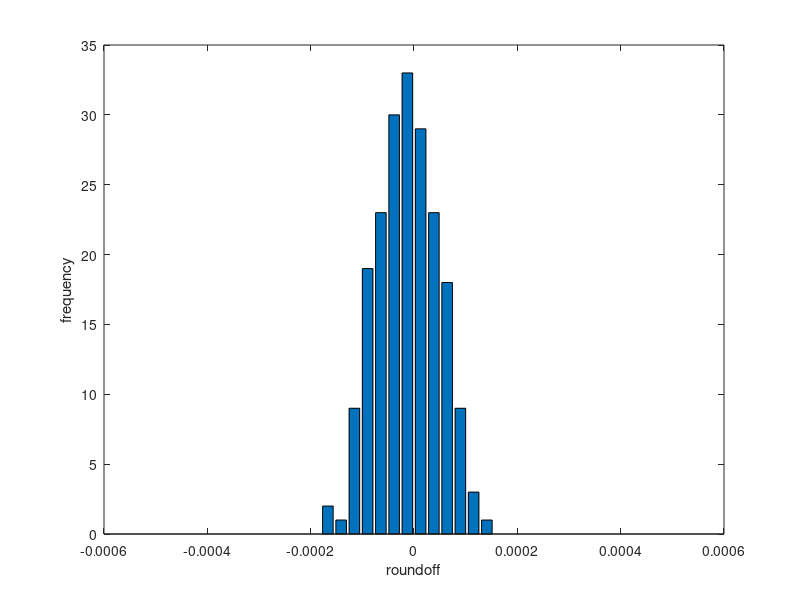

This figure's MATLAB source:
clear all

yt = @(x) x;

tic

n = 4;
L = 200;
sint = 40;
s = 4;
xi = 0.4; xf = 0.6;
ti = 0.; tf = 1.;

interv = linspace(-5e-4,5e-4,sint);

q = exp(s*log(10));
dt = (tf - ti)/n;

x0 = linspace(xi, xf, L);
t = linspace(ti, tf, n+1);

y = zeros(1,n+1);
r = zeros(1,L);
N = zeros(1,sint);

for k = 1:L
    y(1) = x0(k);
    for i = 2:n+1
        y(i) = y(i-1) + yt(y(i-1))*dt;
        r(k) += y(i) - round( q*y(i) )/q;
    end
    for j = 1:sint-1
        if( (r(k) > interv(j)) && (r(k) <= interv(j+1)) )
            N(j) += 1;
        end
    end
end

toc

mean = 1/L*sum(r);
xvar = 0.;

for i = 1:L
    xvar += (r(i) - mean)^2;
end

var = 1/(L-1)*xvar;;

fprintf('sample mean : %-10.4e\n',mean);
fprintf('variance    : %-10.4e\n',var);

bar(interv,N);
xlabel('roundoff');ylabel('frequency');
